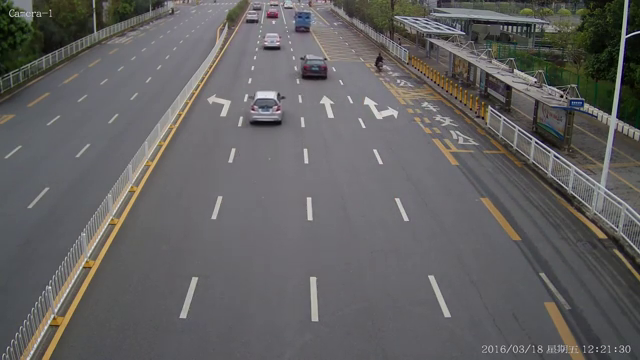
#> input picture frame 119 of data/speech_cars.mp4, 640 x 360 px
$ jupyter execute background_sub.ipynb   (older library calls are emulated)
#> lines starting #> are read from the running program, lines starting #| are printed output that depends on the picture; after the words box and inside, x2 and y2 are one past the last pixel; in counts of white or black regions, pixels touching at a corner belong together; pictures that were not available may be replaced by others from this repository, and a replacement may not be noted
[cell 1]
import cv2

# Tạo ba bộ phân đoạn nền sử dụng ba thuật toán khác nhau
# fgbg1 = cv2.bgsegm.createBackgroundSubtractorMOG()
fgbg2 = cv2.createBackgroundSubtractorMOG2()
# fgbg3 = cv2.bgsegm.createBackgroundSubtractorGMG()

# Mở video từ tệp tin (thay 'ten_file_video.mp4' bằng đường dẫn đến tệp video của bạn)
cap = cv2.VideoCapture('../speechcam_detection/data/speech_cars.mp4')

while True:
    ret, frame = cap.read()
#> frame is the input picture: shape (360, 640, 3); mean B, G, R 97.6, 97.6, 99
    if not ret:
        break

    # Áp dụng mask cho phân đoạn nền
    # fgmask1 = fgbg1.apply(frame)
    fgmask2 = fgbg2.apply(frame)
#> fgmask2: shape (360, 640); every value is 127
    # fgmask3 = fgbg3.apply(frame)

    # Hiển thị video gốc và kết quả phân đoạn nền sử dụng ba thuật toán
    cv2.imshow('Original', frame)
    # cv2.imshow('MOG', fgmask1)
    cv2.imshow('MOG2', fgmask2)
    # cv2.imshow('GMG', fgmask3)

    k = cv2.waitKey(30) & 0xff
#> (key q is pressed here)
    if k == 27:
        break

cap.release()

cv2.destroyAllWindows()

[cell 2]
import cv2
import numpy as np

def absolute_difference(frame1, frame2):
    if frame1.shape[-1] == 3:
        frame1 = cv2.cvtColor(frame1, cv2.COLOR_BGR2GRAY)
    if frame2.shape[-1] == 3:
        frame2 = cv2.cvtColor(frame2, cv2.COLOR_BGR2GRAY)
    frame_diff = np.abs(frame1 - frame2)
    return frame_diff

# Mở video từ tệp tin
cap = cv2.VideoCapture('D:/study/CV/CK/CV_CK/speechcam_detection/data/speech_cars.mp4')

# Đọc khung hình đầu tiên
ret, frame1 = cap.read()
if not ret:
    exit()
frame1_gray = cv2.cvtColor(frame1, cv2.COLOR_BGR2GRAY)
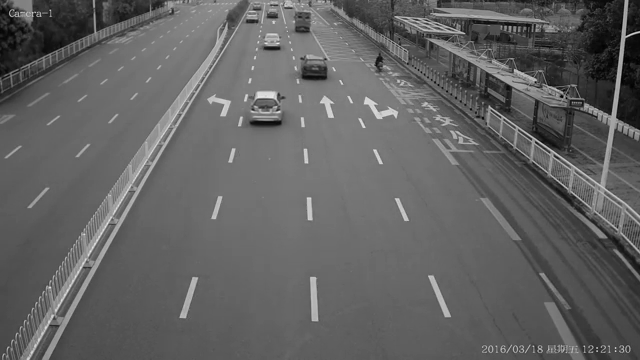
#> frame1_gray: shape (360, 640); min 1, max 235, mean 98

while True:
    ret, frame2 = cap.read()
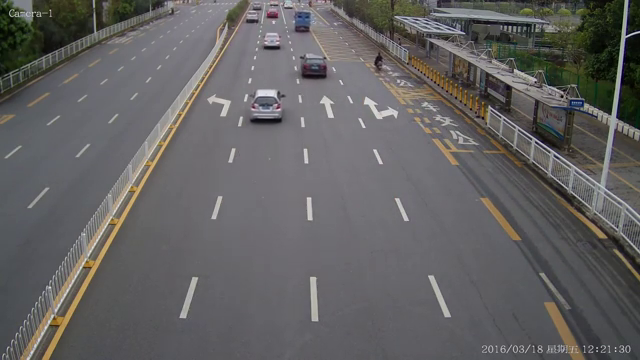
#> input picture frame 120 of data/speech_cars.mp4, 640 x 360 px
#> frame2 is the input picture: shape (360, 640, 3); mean B, G, R 97.7, 97.6, 99
    if not ret:
        break

    # Sử dụng hàm absolute_difference để tính toán sự khác biệt tuyệt đối
    frame_diff = absolute_difference(frame1, frame2)
#> in absolute_difference, `frame_diff = np.abs(frame1 - frame2)`:
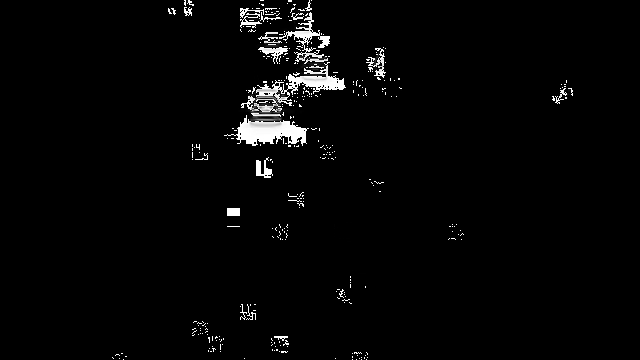
#> frame_diff: shape (360, 640); min 0, max 255, mean 6.2

    # Hiển thị kết quả
    cv2.imshow('Absolute Difference', frame_diff)

    frame1 = frame2

    if cv2.waitKey(30) & 0xFF == 27:  # 27 là mã ASCII của phím ESC
#> (key q is pressed here)
        break

cap.release()
cv2.destroyAllWindows()

[cell 3]
import cv2
import numpy as np

# Đọc video từ một tệp
video_capture =cv2.VideoCapture('../speechcam_detection/data/traffic_1.mp4')


# Khởi tạo kernel cho phép mở rộng (structuring element)
kernel = np.ones((5, 5), np.uint8)

while True:
    ret, frame = video_capture.read()

    if not ret:
        break

    # Chuyển đổi hình ảnh sang grayscale
    gray_frame = cv2.cvtColor(frame, cv2.COLOR_BGR2GRAY)

    # Áp dụng Top-hat filter
    top_hat = cv2.morphologyEx(gray_frame, cv2.MORPH_TOPHAT, kernel)
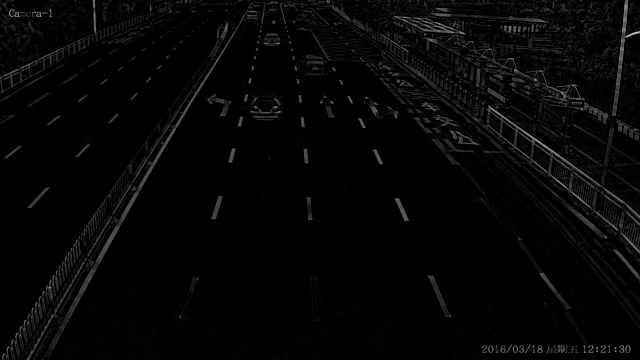
#> top_hat: shape (360, 640); min 0, max 198, mean 6

    # Hiển thị hình ảnh gốc và kết quả Top-hat filter
    cv2.imshow('Original', gray_frame)
    cv2.imshow('Top-Hat Filter', top_hat)

    if cv2.waitKey(0) & 0xFF == 57:  # Ấn Esc để thoát
#> (key q is pressed here)
        break

video_capture.release()
cv2.destroyAllWindows()

$ run again, starting later in the video
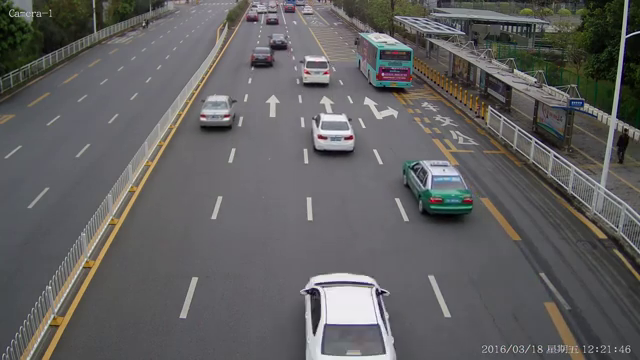
#> input picture frame 535 of data/speech_cars.mp4, 640 x 360 px
#> frame is the input picture: shape (360, 640, 3); mean B, G, R 96.3, 96.1, 97.1
#> fgmask2: shape (360, 640); values 127 (black) and 255 (white), 0% white in thin lines or dots, all inside (x1, y1, x2, y2) = (633, 31, 634, 32)
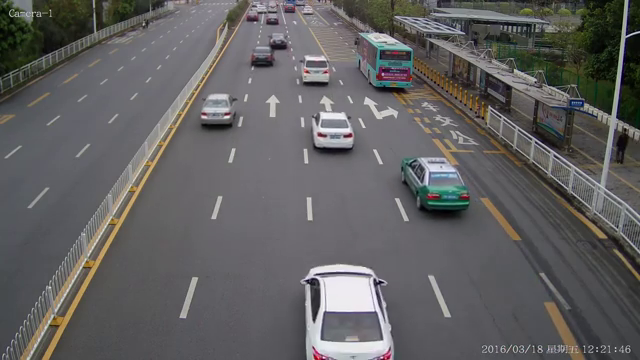
#> input picture frame 536 of data/speech_cars.mp4, 640 x 360 px
#> frame2 is the input picture: shape (360, 640, 3); mean B, G, R 96.7, 96.4, 97.5
#> frame2: shape (360, 640)
#> `top_hat = cv2.morphologyEx(gray_frame, cv2.MORPH_TOPHAT, kernel)`:
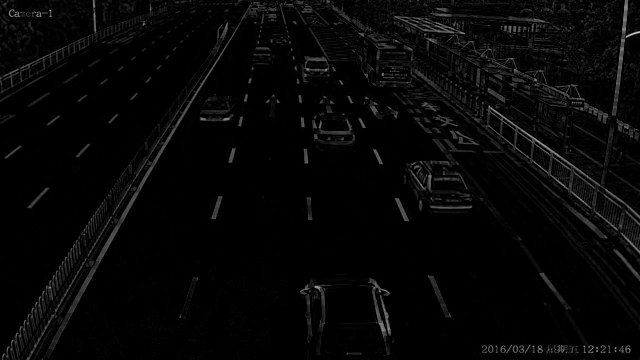
#> top_hat: shape (360, 640); min 0, max 205, mean 6.5

$ run again, starting later in the video
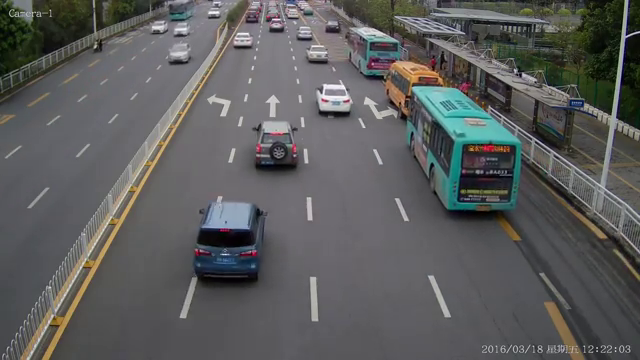
#> input picture frame 952 of data/speech_cars.mp4, 640 x 360 px
#> frame is the input picture: shape (360, 640, 3); mean B, G, R 92.3, 92.6, 91.9
#> fgmask2: shape (360, 640); values 127 (black) and 255 (white), 0.01% white in thin lines or dots, all inside (x1, y1, x2, y2) = (214, 71, 519, 279)
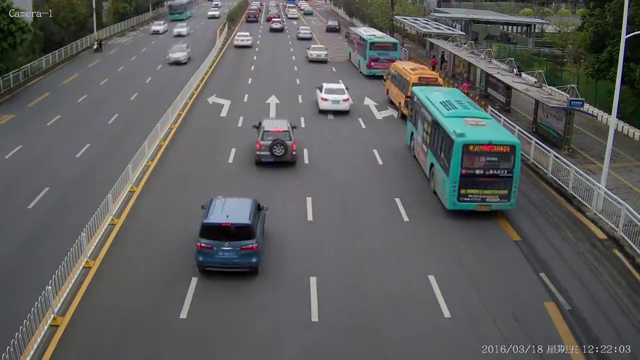
#> input picture frame 953 of data/speech_cars.mp4, 640 x 360 px
#> frame2 is the input picture: shape (360, 640, 3); mean B, G, R 92.6, 92.8, 92.1
#> frame2: shape (360, 640)
#> `top_hat = cv2.morphologyEx(gray_frame, cv2.MORPH_TOPHAT, kernel)`:
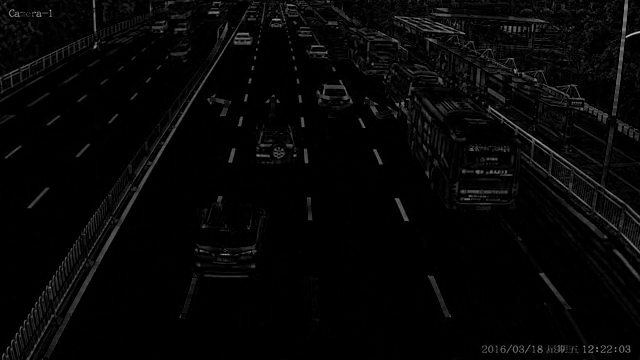
#> top_hat: shape (360, 640); min 0, max 193, mean 6.2
